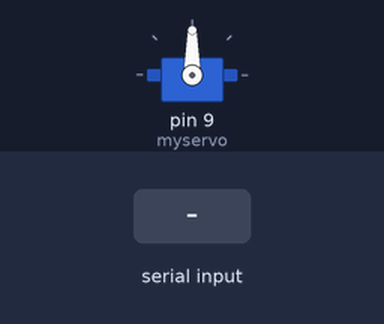
Recording of a sketch running on a simulated Arduino Uno, built with avr-gcc and run on an emulated ATmega328P. On the bench: servo. The test bench sets the inputs (shaded band).

Above: at 1.2 s.
1.3 s: "0" received over Serial
At 2.1 s:
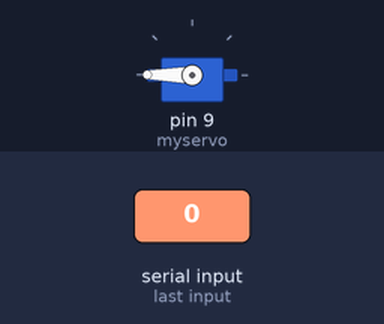
2.8 s: "1" received over Serial
At 3.3 s:
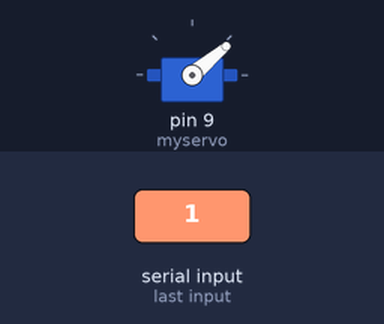
4.3 s: "2" received over Serial
At 5.6 s:
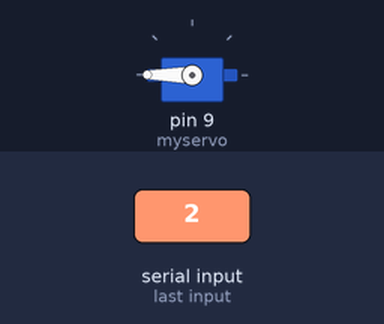
Timing chart, 0 to 7.3 s (numbered marks = the images above; inputs shaded):
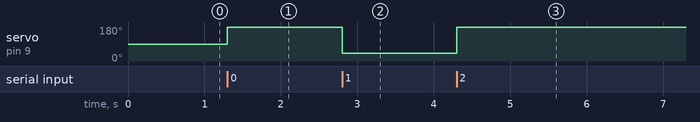

The sketch:

sketch_aug01a.ino
```cpp
#include <Servo.h>

Servo myservo;

void setup() {
  Serial.begin(9600);
  myservo.attach(9);
}

char serialData = '1';
char oldData = serialData;

void loop() {
  if (Serial.available() > 0) {
    serialData = Serial.read();
  }

  if (oldData != serialData)
    if (serialData == '1')
      myservo.write(40);
    else
      myservo.write(180);
  oldData = serialData;

//  myservo.write(40);
//  delay(1500);
//  myservo.write(180);
//  delay(1500);
}
```

Measured:
- after the input at 1.3 s, servo on pin 9 (myservo): 90° → 180° at once
- after the input at 2.8 s, servo on pin 9 (myservo): 180° → 40° at once
- after the input at 4.3 s, servo on pin 9 (myservo): 40° → 180° at once
